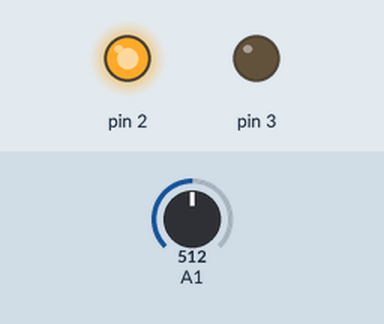
This sketch was run on a simulated Arduino Uno, built with avr-gcc and run on an emulated ATmega328P. On the bench: output pins drawn as LEDs (lit = HIGH). The test bench sets the inputs (shaded band); at power-on: A1 = 512.

Above: at 1.2 s.
1.3 s: A1 set to 746
2.8 s: A1 set to 767
At 3.8 s:
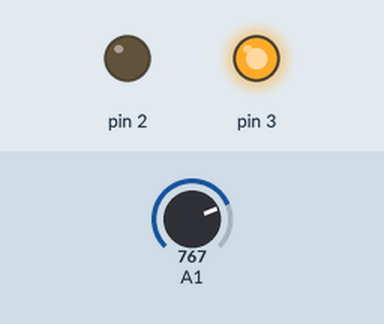
4.3 s: A1 set to 745
At 4.9 s:
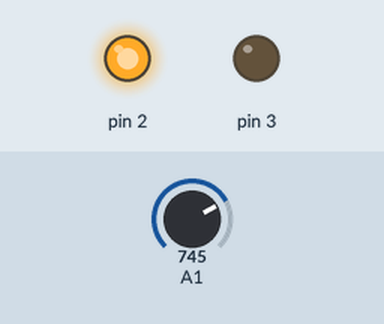
5.8 s: A1 set to 765
At 6.1 s:
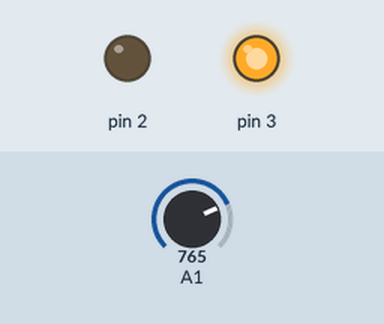
Timing chart, 0 to 8.3 s (numbered marks = the images above; inputs shaded):
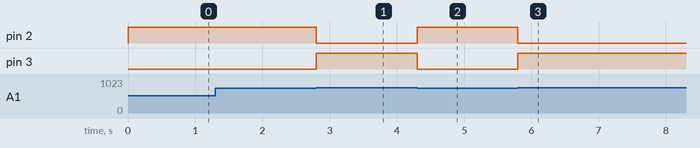

The sketch:

BuzzerLighAlarm.ino
```cpp
void setup() {
  pinMode(2, OUTPUT);
  pinMode(3, OUTPUT);
  pinMode(A1, INPUT);
}

void loop() {
  // read the value from the sensor:
  int lightValue = analogRead(A1);

  if(lightValue < 755)
  {
    digitalWrite(2, HIGH);
    digitalWrite(3, LOW);
  }
  else if(lightValue > 755)
  {
    digitalWrite(2, LOW);
    digitalWrite(3, HIGH);
  }
  Serial.print(lightValue);
  delay(1);
}
```

Measured:
- the behaviour switches between 755 and 756 on A1 (found by bisection; images 0 and 1)
- after the input at 1.3 s, every drawn part: stays the same
- after the input at 2.8 s, pin 2: HIGH → LOW at once; pin 3: LOW → HIGH at once
- after the input at 4.3 s, pin 2: LOW → HIGH at once; pin 3: HIGH → LOW at once
- after the input at 5.8 s, pin 2: HIGH → LOW at once; pin 3: LOW → HIGH at once
